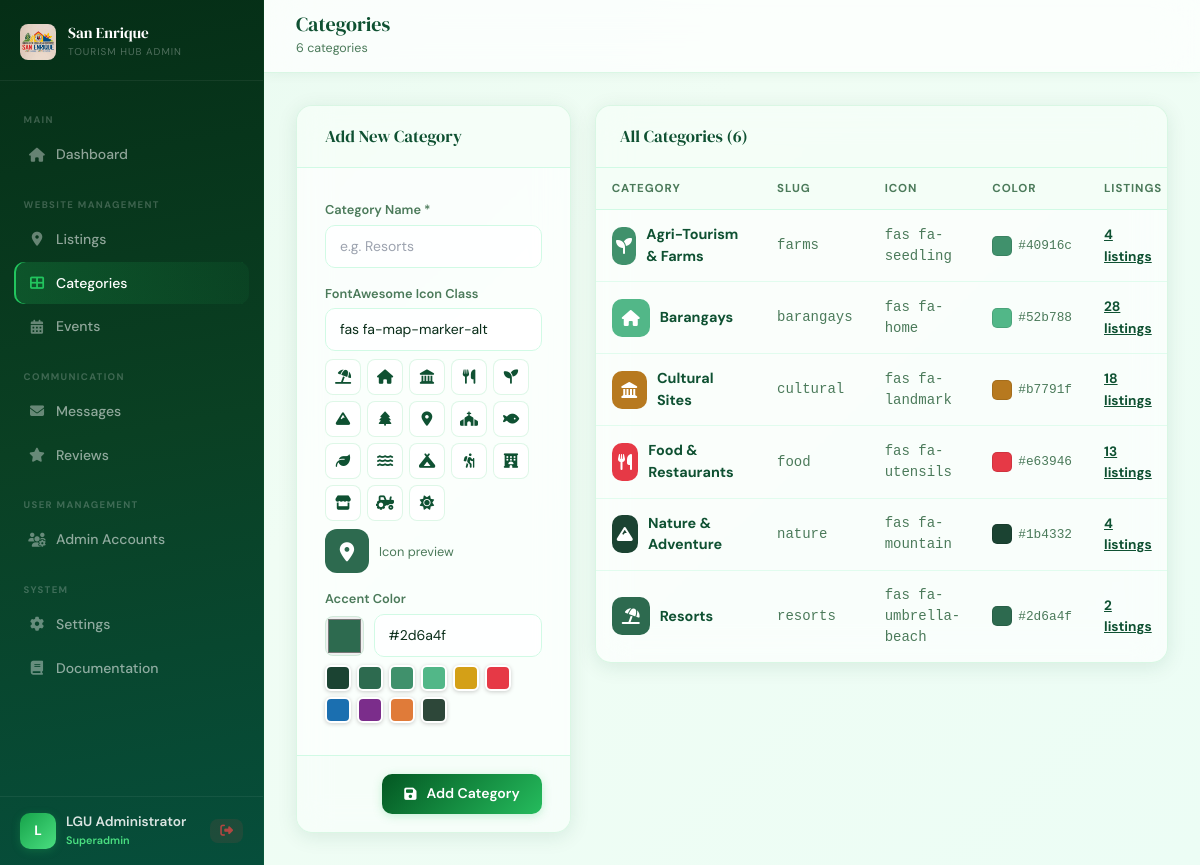
The app's page /admin/categories.php (signed in) with its own data.
### tables this page shows
CREATE TABLE IF NOT EXISTS categories (
    id INT AUTO_INCREMENT PRIMARY KEY,
    name VARCHAR(100) NOT NULL,
    slug VARCHAR(100) NOT NULL UNIQUE,
    icon VARCHAR(50) DEFAULT 'fas fa-map-marker-alt',
    color VARCHAR(20) DEFAULT '#2d6a4f',
    created_at TIMESTAMP DEFAULT CURRENT_TIMESTAMP
);

### admin/categories.php (the view, shortened to what this page needs)
<?php
$db = getDB();
$editCat = null;
$categories = $db->query("SELECT c.*, COUNT(l.id) as listing_count FROM categories c LEFT JOIN listings l ON c.id=l.category_id GROUP BY c.id ORDER BY c.name")->fetch_all(MYSQLI_ASSOC);
$iconSuggestions = ['fas fa-umbrella-beach', 'fas fa-home', 'fas fa-landmark', 'fas fa-utensils', 'fas fa-seedling', 'fas fa-mountain', 'fas fa-tree', 'fas fa-map-marker-alt', 'fas fa-church', 'fas fa-fish', 'fas fa-leaf', 'fas fa-water', 'fas fa-campground', 'fas fa-hiking', 'fas fa-hotel', 'fas fa-store', 'fas fa-tractor', 'fas fa-sun'];
?>
<!DOCTYPE html>
<html lang="en">
<head>
  <link rel="stylesheet" href="https://cdnjs.cloudflare.com/ajax/libs/font-awesome/6.4.0/css/all.min.css">
  <link href="https://cdn.jsdelivr.net/npm/bootstrap@5.3.0/dist/css/bootstrap.min.css" rel="stylesheet">
  <link rel="stylesheet" href="../assets/css/admin.css">
</head>
<body>
  <?php require_once 'sidebar.php'; ?>
  <div class="admin-content">
    <div class="admin-topbar">
      <div>
        <span class="topbar-title">Categories</span>
        <div class="topbar-breadcrumb"><?= count($categories) ?> categories</div>
      </div>
    </div>
    <div class="admin-main">
      <div class="row g-4">
        <div class="col-lg-4">
          <div class="admin-form-card">
            <div class="admin-form-header">
              <div class="form-header-title">
                <?= $editCat ? 'Edit Category' : 'Add New Category' ?>
              </div>
            </div>
            <form method="POST" action="categories.php">
              <div class="admin-form-body-flex">
                <div>
                  <label class="admin-label">Category Name *</label>
                  <input type="text" name="name" class="admin-input" required
                    value="<?= htmlspecialchars($editCat['name'] ?? '') ?>" placeholder="e.g. Resorts">
                </div>
                <div>
                  <label class="admin-label">FontAwesome Icon Class</label>
                  <input type="text" name="icon" id="iconInput" class="admin-input"
                    value="<?= htmlspecialchars($editCat['icon'] ?? 'fas fa-map-marker-alt') ?>"
                    placeholder="fas fa-umbrella-beach">
                  <div class="icon-picker">
                    <?php foreach ($iconSuggestions as $ico): ?>
                      <button type="button" onclick="setIcon('<?= $ico ?>')" title="<?= $ico ?>" class="icon-picker-btn"
                        onmouseover="this.style.borderColor='var(--accent)';this.style.background='var(--accent-pale)'"
                        onmouseout="this.style.borderColor='var(--border)';this.style.background='white'">
                        <i class="<?= $ico ?>"></i>
                      </button>
                    <?php endforeach; ?>
                  </div>
                  <div class="icon-preview-wrap">
                    <div id="iconPreview" class="icon-preview">
                      <i class="<?= htmlspecialchars($editCat['icon'] ?? 'fas fa-map-marker-alt') ?>"
                        id="previewIcon"></i>
                    </div>
                    <span class="icon-preview-label">Icon preview</span>
                  </div>
                </div>
                <div>
                  <label class="admin-label">Accent Color</label>
                  <div class="color-picker-wrap">
                    <input type="color" name="color" id="colorPicker"
                      value="<?= htmlspecialchars($editCat['color'] ?? '#2d6a4f') ?>" class="color-picker-swatch">
                    <input type="text" id="colorText" class="admin-input"
                      value="<?= htmlspecialchars($editCat['color'] ?? '#2d6a4f') ?>" placeholder="#2d6a4f"
                      oninput="syncColor(this.value)">
                  </div>
                  <div class="color-swatches">
                    <?php foreach (['#1b4332', '#2d6a4f', '#40916c', '#52b788', '#d4a017', '#e63946', '#1b6fb0', '#7b2d8b', '#e07b39', '#2d4739'] as $c): ?>
                      <button type="button" onclick="setColor('<?= $c ?>')" class="color-swatch-btn"
                        style="background:<?= $c ?>" title="<?= $c ?>"></button>
                    <?php endforeach; ?>
                  </div>
                </div>
              </div>
              <div class="admin-form-footer">
                <button type="submit" class="btn-admin-primary">
                  <i class="fas fa-save me-1"></i> <?= $editCat ? 'Update' : 'Add Category' ?>
                </button>
              </div>
            </form>
          </div>
        </div>
        <div class="col-lg-8">
          <div class="admin-table-wrap">
            <div class="admin-table-header">
              <div class="admin-table-title">All Categories (<?= count($categories) ?>)</div>
            </div>
            <div class="table-scroll">
              <table class="admin-table">
                <thead>
                  <tr>
                    <th>Category</th>
                    <th>Slug</th>
                    <th>Icon</th>
                    <th>Color</th>
                    <th>Listings</th>
                  </tr>
                </thead>
                <tbody>
                  <?php foreach ($categories as $cat): ?>
                    <tr>
                      <td>
                        <div class="color-picker-wrap">
                          <div class="cat-icon-badge" style="background:<?= htmlspecialchars($cat['color']) ?>">
                            <i class="<?= htmlspecialchars($cat['icon']) ?>"></i>
                          </div>
                          <span class="cat-name-text"><?= htmlspecialchars($cat['name']) ?></span>
                        </div>
                      </td>
                      <td class="cat-slug-text">
                        <?= htmlspecialchars($cat['slug']) ?>
                      </td>
                      <td class="cat-slug-text">
                        <?= htmlspecialchars($cat['icon']) ?>
                      </td>
                      <td>
                        <div class="color-picker-wrap-1">
                          <div class="cat-icon-badge-1" style="background:<?= htmlspecialchars($cat['color']) ?>">
                          </div>
                          <span class="cat-slug-text"><?= htmlspecialchars($cat['color']) ?></span>
                        </div>
                      </td>
                      <td>
                        <a href="../explore.php?category=<?= htmlspecialchars($cat['slug']) ?>" target="_blank"
                          class="review-listing-link">
                          <?= $cat['listing_count'] ?> listing<?= $cat['listing_count'] != 1 ? 's' : '' ?>
                        </a>
                      </td>
                    </tr>
                  <?php endforeach; ?>
                </tbody>
              </table>
            </div>
          </div>
        </div>
      </div>
    </div>
  </div>
</body>

### records on screen
categories: name "Agri-Tourism & Farms", slug "farms", icon "fas fa-seedling", color "#40916c", listing_count "4"
categories: name "Barangays", slug "barangays", icon "fas fa-home", color "#52b788", listing_count "28"
categories: name "Cultural Sites", slug "cultural", icon "fas fa-landmark", color "#b7791f", listing_count "18"
categories: name "Food & Restaurants", slug "food", icon "fas fa-utensils", color "#e63946", listing_count "13"
categories: name "Nature & Adventure", slug "nature", icon "fas fa-mountain", color "#1b4332", listing_count "4"
categories: name "Resorts", slug "resorts", icon "fas fa-umbrella-beach", color "#2d6a4f", listing_count "2"

### other values on screen
substr($admin['name'], 0, 1) "L"
$admin['name'] "LGU Administrator"
$admin['role'] "Superadmin"
count($categories) "6"
